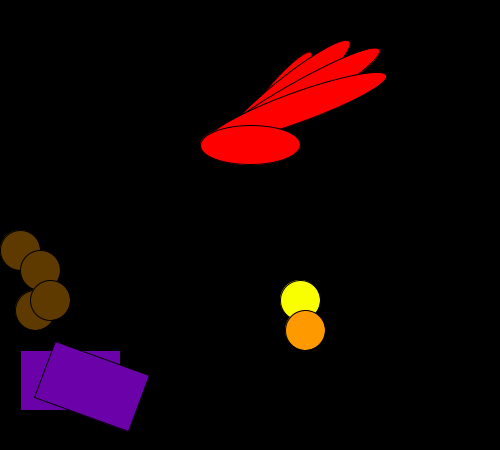
Frame 1 (no input)
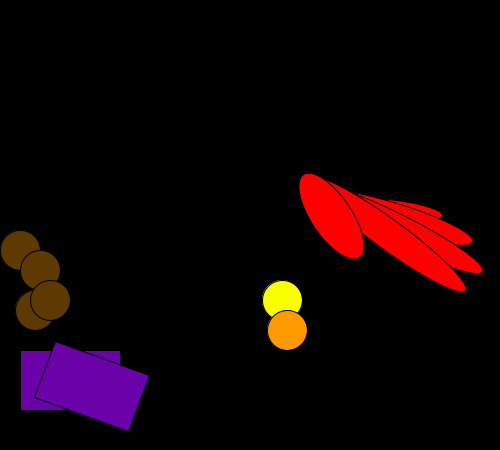
Frame 60 (the mouse pressed at the canvas centre just before this capture)
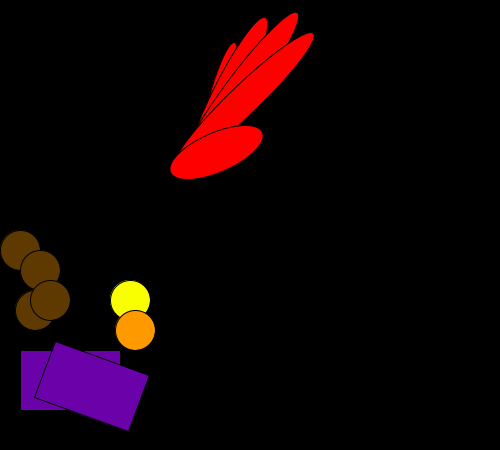
Frame 120 (the mouse held since frame 60 and released just before this capture)

The Processing sketch that drew these frames (run headless with seeded random() and noise(); from frame 60 on, the mouse is pressed at the canvas centre):

// Processing sketch: processing_121039
// ── processing_121039.pde


float counter = 0;
float zaehler = 0; 
void setup()
{
  size(500, 450);
}
 
void draw()
{
  background(0);
 
  translate(width/2, height/2);
 
  pushMatrix();
  if(cos(counter)>0){
  translate(sin(counter)*100,-cos(counter)*100);
  }else{
    translate(sin(counter)*100,cos(counter)*100);
  }
  
  if(sin(counter)>0.99){
  rotate(sin(counter)+0.3);
  }
  rotate(sin(counter));
  colorMode(HSB, 360, 100, 100);
  fill(0, 100, 100);
  rotate(radians(-50));
  ellipse(40, 0, 110, 20);
  rotate(radians(10));
  ellipse(40, 0, 180, 30);
  rotate(radians(10));
  ellipse(50, 0, 200, 30);
  rotate(radians(10));
  ellipse(50, 0, 190, 30);
  rotate(radians(20));
  ellipse(0, 20, 100, 40);
  popMatrix();
  resetMatrix();
  
  pushMatrix();
  translate(300,300);
  translate(-zaehler,0);
  fill(61,100,100);
  ellipse(0,0,40,40);
  fill(36,100,100);
  ellipse(5,30,40,40);
  if(sin(counter)>0.999){
    zaehler =0;
    }
    if(zaehler>170){
    zaehler=0;
    }
      popMatrix();
      resetMatrix();
if(cos(counter)>0){
  zaehler +=0;
  zaehler =0;
}else{
  if(sin(counter)>0){
  zaehler +=3;
  }else{
  zaehler +=0;
  zaehler =170;
  }
}
translate(20,350);
fill(37,99,37);
ellipse(0,-100,40,40);
  ellipse(20,-80,40,40);
  ellipse(15,-40,40,40);
  ellipse(30,-50,40,40);
  
  fill(278,99,66);
  rect(0,0,100,60);
  rotate(radians(20));
  rect(30,-20,100,60);
  counter += 0.03;
}
